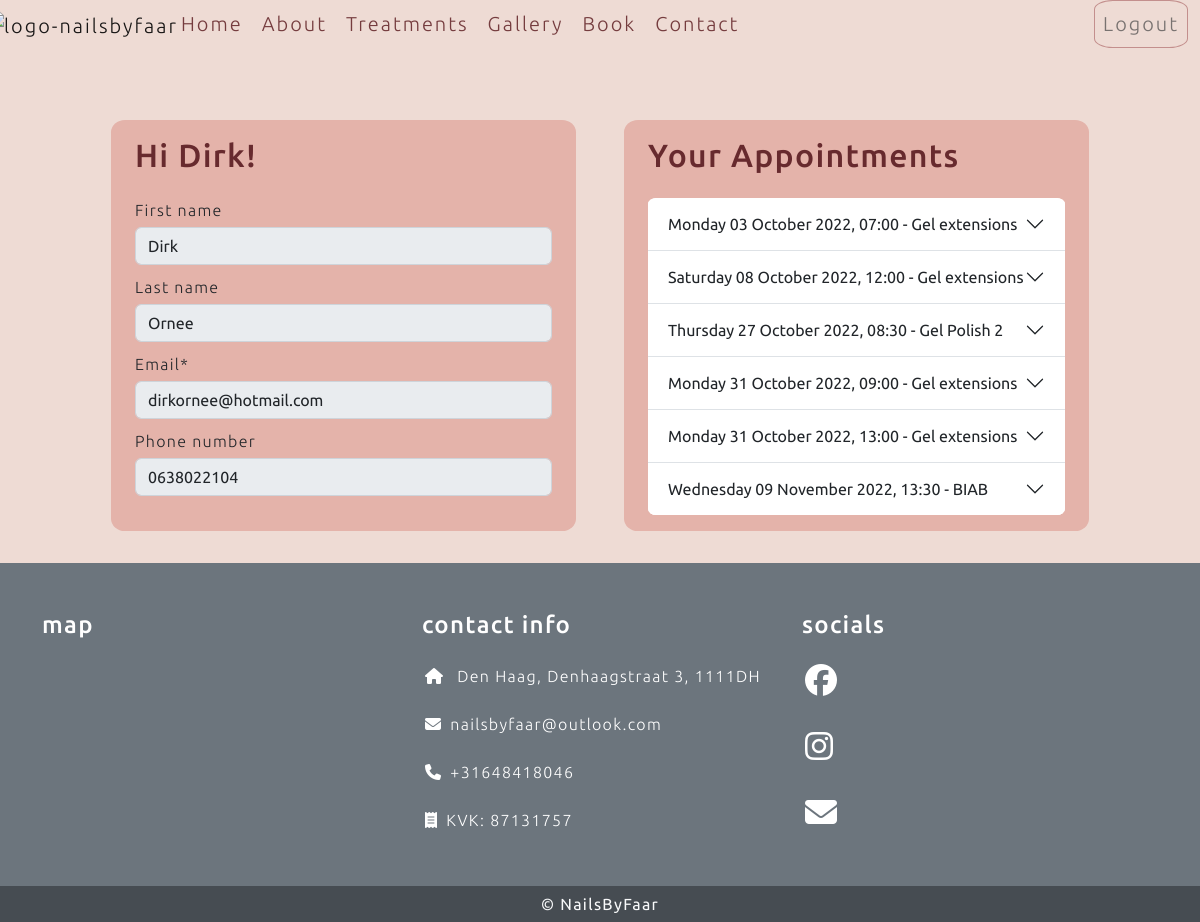
Page /user/dashboard (signed in) on the earlier database version.
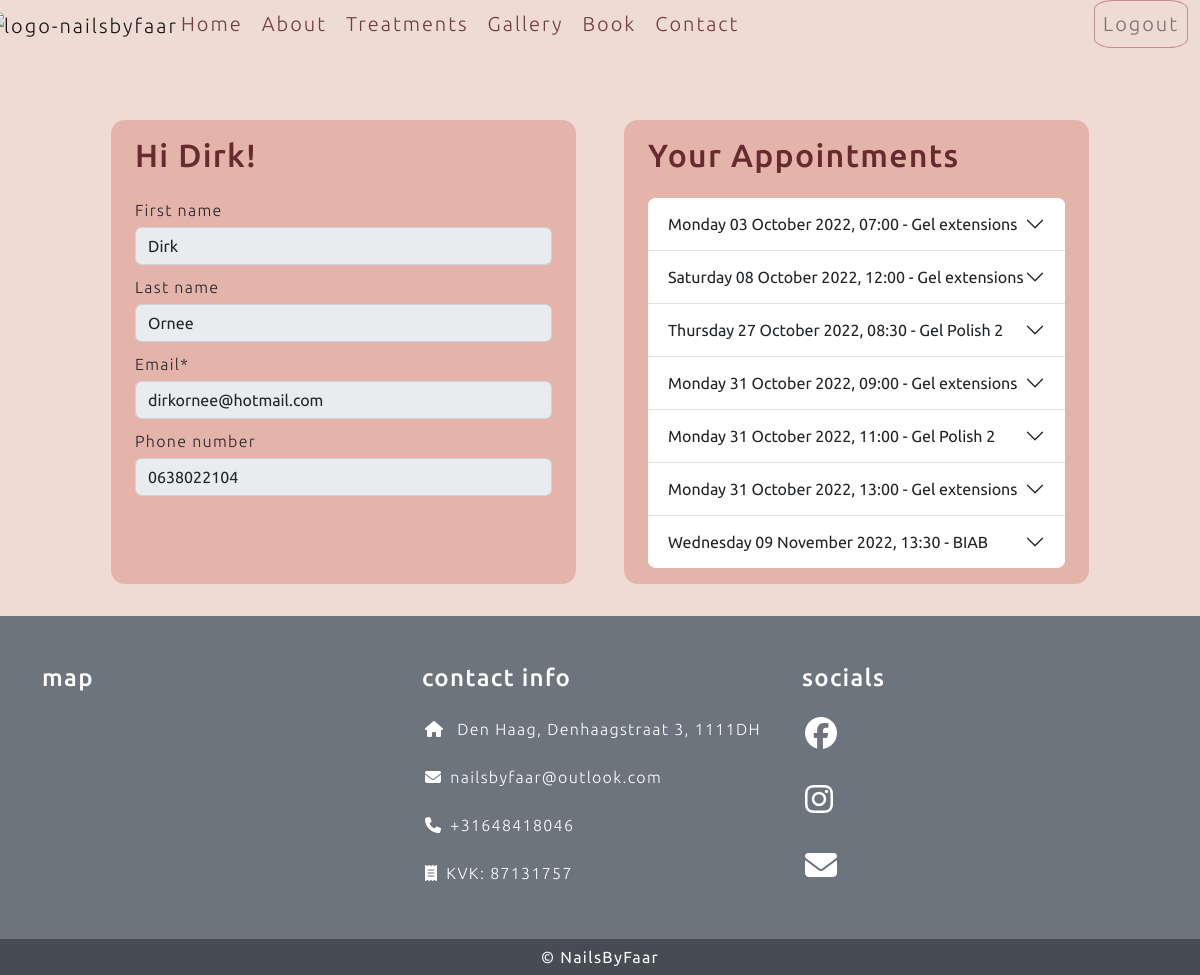
Same page on the later database version.
### users/models.py (models this page shows, shortened)
class User(AbstractBaseUser, PermissionsMixin):
    email = models.EmailField(max_length=254, unique=True)
    first_name = models.CharField(max_length=254, null=True, blank=True)
    last_name = models.CharField(max_length=254, null=True, blank=True)
    phone_number = models.CharField(max_length=16, null=True, blank=True)
    is_staff = models.BooleanField(default=False)
    is_superuser = models.BooleanField(default=False)
    is_active = models.BooleanField(default=True)
    last_login = models.DateTimeField(null=True, blank=True)
    date_joined = models.DateTimeField(default=timezone.now)
    USERNAME_FIELD = 'email'
    EMAIL_FIELD = 'email'
    REQUIRED_FIELDS = []
    objects = UserManager()

### salon/models.py (models this page shows, shortened)
class Appointment(models.Model):
    user = models.ForeignKey(User, related_name="user", on_delete=models.PROTECT, null=True, blank=True)
    email = models.EmailField(max_length=254, blank=True, null=True)
    first_name = models.CharField(max_length=254, null=True, blank=True)
    last_name = models.CharField(max_length=254, null=True, blank=True)
    phone_number = models.CharField(max_length=16, null=True, blank=True)
    treatment_name = models.ForeignKey(Treatment, related_name="treatment_name", on_delete=models.PROTECT, null=True)
    date_time = models.DateTimeField()

class Treatment(models.Model):
    appointment_type = models.CharField(max_length=150)
    title = models.CharField(max_length=150, unique=True)
    description = models.TextField()
    short_description = models.CharField(max_length=225)
    image = CloudinaryField('image', default='placeholder')
    price = models.DecimalField(max_digits=10, decimal_places=2)
    duration = models.DecimalField(max_digits=3, decimal_places=0)
    display = models.BooleanField(default=False)
    active = models.BooleanField(default=False)

### users/views.py (the view)
# urls.py: path('dashboard', views.Dashboard.as_view(), name="dashboard"),
class Dashboard(View):
    def get(self, request):
        user_dict = {}
        if request.user.is_authenticated:
            user_dict = {'email': request.user.email, 'first_name': request.user.first_name, 'last_name': request.user.last_name, 'phone_number': request.user.phone_number}
        else:
            user_dict = {}
        user_form = EditUserForm(initial=user_dict)
        appointmentQueryset1 = Appointment.objects.filter(user__email=request.user.email).order_by("date_time").values()
        appointmentQueryset2 = Appointment.objects.filter(email=request.user.email).order_by("date_time").values()
        appointmentQueryset = list(appointmentQueryset1 | appointmentQueryset2)
        print(appointmentQueryset)
        for dict in appointmentQueryset:
            dict["date_time"] = dict["date_time"].strftime("%A %d %B %Y, %H:%M")
            dict["duration"] = int(Treatment.objects.get(id=dict['treatment_name_id']).duration)
            dict["treatment_name"] = Treatment.objects.get(id=dict['treatment_name_id']).title
        context = {"user_form": user_form, "appointments": appointmentQueryset}
        return render(request, "user_dashboard.html", context=context)

### users/forms.py
class EditUserForm(forms.ModelForm):
    def __init__(self, *args, **kwargs):
        super(EditUserForm, self).__init__(*args, **kwargs)
        for fieldname, field in self.fields.items():
            field.widget.attrs.update({
            'class': 'custom-form-field'
        })
    class Meta:
        model = User
        fields = ('first_name', 'last_name', 'email', 'phone_number')

### templates/user_dashboard.html (shortened to what this page needs)
{% extends "base.html" %}
{% load crispy_forms_tags %}
{% block content %}
<div class="container mt-md-5 my-2">
    <div class="row mx-auto w-100 justify-content-center">
        <div class="col-md-5 m-4 py-3 px-4 user-data-box">
            <h2>Hi {{ request.user.first_name}}!</h2>
            <form action="POST" class="mt-4">
                <fieldset disabled="disabled">
                    {{ user_form | crispy }}
                </fieldset>
            </form>
        </div>
        <div class="col-md-5 m-4 py-3 px-4 user-data-box">
            <h2>Your Appointments</h2>
            <div class="mt-4 accordion accordion-flush" id="accordionFlushAppointment">
                {% for appointment in appointments %}
                <div class="accordion-item">
                    <h2 class="accordion-header" id="flush-heading-{{ forloop.counter }}">
                        <button class="accordion-button collapsed" type="button" data-bs-toggle="collapse"
                            data-bs-target="#flush-collapse-{{ forloop.counter }}" aria-expanded="false"
                            aria-controls="flush-collapse-{{ forloop.counter }}">
                            {{ appointment.date_time }} - {{ appointment.treatment_name }}
                        </button>
                    </h2>
                </div>
                {% endfor %}
            </div>
        </div>
    </div>
</div>
{% endblock %}

### templates/base.html (shortened to what this page needs)
{% load static %}
{% load cloudinary %}
<!DOCTYPE html>
<html lang="en">
<head>
    <link href="{% static 'fontawesomefree/css/fontawesome.css' %}" rel="stylesheet" type="text/css">
    <link href="{% static 'fontawesomefree/css/brands.css' %}" rel="stylesheet" type="text/css">
    <link href="{% static 'fontawesomefree/css/solid.css' %}" rel="stylesheet" type="text/css">
    <link href="https://cdn.jsdelivr.net/npm/bootstrap@5.2.1/dist/css/bootstrap.min.css" rel="stylesheet"
>
    <link rel="stylesheet" href="{% static 'css/style.css' %}">
</head>
<body class="d-flex flex-column min-vh-100">
    <header>
        <nav class="navbar navbar-expand-md navbar-color">
            <div class="container-fluid">
                <a href="#" class="navbar-brand"><img
                        src="https://res.cloudinary.com/dirkornee/image/upload/v1666360592/logo-no-background_thicker_s1qwll.png"
                        alt="logo-nailsbyfaar" style="height: 130px; margin: -24px;"></a>
                <div class="collapse navbar-collapse" id="navbarSupportedContent">
                    <ul class="navbar-nav me-auto mb-2 mb-lg-0">
                        <li class="nav-item">
                            <a href="{% url 'home' %}" class="nav-link fs-5">Home</a>
                        </li>
                        <li class="nav-item">
                            <a href="#" class="nav-link fs-5">About</a>
                        </li>
                        <li class="nav-item">
                            <a href="#" class="nav-link fs-5">Treatments</a>
                        </li>
                        <li class="nav-item">
                            <a href="#" class="nav-link fs-5">Gallery</a>
                        </li>
                        <li class="nav-item">
                            <a href="{% url 'book' %}" class="nav-link fs-5">Book</a>
                        </li>
                        <li class="nav-item">
                            <a href="#" class="nav-link fs-5">Contact</a>
                        </li>
                    </ul>
                    <ul class="navbar-nav ms-auto mb-2 mb-lg-0">
                        {% if request.user.is_authenticated %}
                        <li class="na-item ">
                            <a href="{% url 'account_logout' %}"
                                class="nav-link fs-5 btn btn-outline-primary btn-login">Logout</a>
                        </li>
                        {% else %}
                        <li class="na-item">
                            <a href="{% url 'account_login' %}" class="nav-link fs-5 btn btn-outline-primary btn-login"
                                id="btn-login">Login</a>
                        </li>
                        {% endif %}
                    </ul>
                </div>
            </div>
        </nav>
    </header>
    <main>
        {% block content %}
        {% endblock content %}
    </main>
    <footer class="text-white text-center text-lg-start bg-secondary mt-auto">
        <div class="container pt-5">
            <div class="row">
                <div class="col-lg-4 mb-4">
                    <h4 class="mb-4">map</h4>
                </div>
                <div class="col-lg-4 mb-4">
                    <h4 class="mb-4">contact info</h4>
                    <ul class="fa-ul">
                        <li class="fa-li mb-4 text-nowrap">
                            <span><i class="fas fa-home"></i>
                            </span><span class="ms-2">Den
                                Haag, Denhaagstraat 3,
                                1111DH</span>
                        </li>
                        <li class="fa-li mb-4 text-nowrap">
                            <span><i class="fas fa-envelope"></i></span><span
                                class="ms-2">nailsbyfaar@outlook.com</span>
                        </li>
                        <li class="fa-li mb-4 text-nowrap">
                            <span><i class="fas fa-phone"></i></span><span class="ms-2">+31648418046</span>
                        </li>
                        <li class="fa-li mb-4 text-nowrap">
                            <span><i class="fas fa-receipt"></i></span><span class="ms-2">KVK: 87131757</span>
                        </li>
                    </ul>
                </div>
                <div class="col-lg-4 mb-4">
                    <h4 class="mb-4">socials</h4>
                    <ul class="fa-ul">
                        <li class="fa-li mb-4 pb-2">
                            <span class="text-nowrap"><i class="fa-brands fa-facebook fa-2x"></i>
                            </span>
                        </li>
                        <li class="fa-li mb-4 pb-2">
                            <span class="text-nowrap"><i class="fa-brands fa-instagram fa-2x"></i></span>
                        </li>
                        <li class="fa-li mb-4 pb-2">
                            <span class="text-nowrap"><i class="fa-solid fa-envelope fa-2x"></i></span>
                        </li>
                    </ul>
                </div>
            </div>
        </div>
        <div class="container" style="max-width: 100%;">
            <div class="row bg-dark" style="--bs-bg-opacity: .50">
                <div class="col-12 text-center">
                    <p class="mb-0 p-1 text-light">&copy; NailsByFaar</p>
                </div>
            </div>
        </div>
    </footer>
</body>
</html>

### static/css/style.css (style rules this page uses)
body { background-color: rgba(224, 189, 177, 0.54); font-family: 'Ubuntu', sans-serif; letter-spacing: 1.3px; font-weight: 300; }
p { line-height: 28px; color: rgb(115, 115, 115); font-weight: 400; }
h2 { color: #672a2e; }
a { color: #BC8180; }
ul li { margin-left: 3px !important; }
.navbar { padding: 0; letter-spacing: 2px; font-weight: 300; }
.navbar-color { --bs-navbar-color: #672a2ee6; --bs-navbar-hover-color: #a17772; }
.fa-ul { margin-left: 2rem; }
.btn-login { color: #4e4d4dbd; --bs-btn-color: #BC8180; --bs-btn-border-color: rgba(187, 128, 127, 0.83); --bs-btn-hover-bg: #BC8180; --bs-btn-hover-color: #fff; --bs-btn-hover-border-color: #BC8180; --bs-btn-active-bg: #BC8180; --bs-btn-active-border-color: #BC8180; border-radius: 20%; }
.custom-form-field { margin-top: 5px; margin-bottom: 10px; }
.user-data-box { background: #e4b3aa; border-radius: 3%; }
#accordionFlushAppointment { overflow: hidden; border-radius: 2%; }

Differences in the rows shown:
added Appointment: date_time "Monday 31 October 2022, 11:00", treatment_name "Gel Polish 2"
